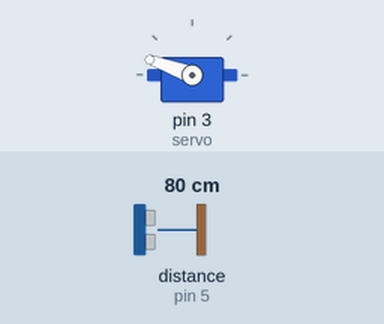
Recording of a sketch running on a simulated Arduino Uno, built with avr-gcc and run on an emulated ATmega328P. Parts: servo. Wiring (inferred from the names in the program): ultrasonic range finder: trigger pin 6; echo pin 5. Inputs (shaded band) come from the test bench; at power-on: distance to the obstacle (sensor on pin 5) 80 cm. The echo pulse lasts 58.3 µs per cm.

Above: at 1.2 s.
1.3 s: distance to the obstacle (sensor on pin 5) set to 13 cm
2.8 s: distance to the obstacle (sensor on pin 5) set to 10 cm
At 3.4 s:
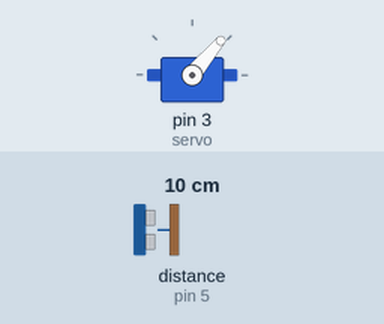
4.3 s: distance to the obstacle (sensor on pin 5) set to 18 cm
At 6.9 s:
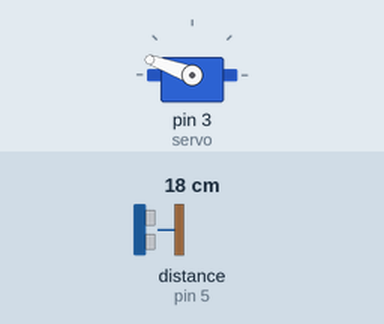
7.3 s: distance to the obstacle (sensor on pin 5) set to 2 cm
At 8.0 s:
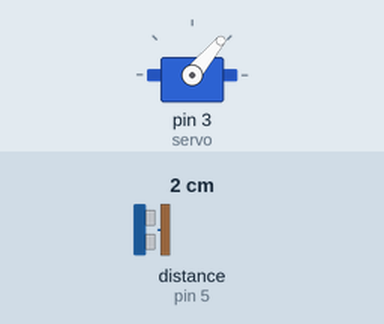
Timing chart, 0 to 9.8 s (numbered marks = the images above; inputs shaded):
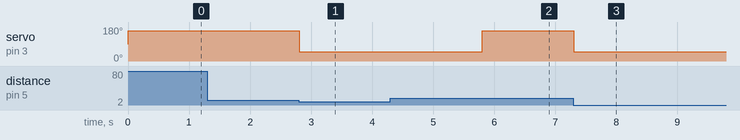

The sketch:

trashbot.ino
```cpp
#include <Servo.h>
Servo servo;
// declare all the pins
int const trigPin = 6;
int const echoPin = 5;

void setup(){
  pinMode(trigPin, OUTPUT); // emits ultrasonic pulse
  pinMode(echoPin, INPUT); // recieves ultrasonic pulse
  servo.attach(3);
}

void loop(){
  int duration, distance;
  digitalWrite(trigPin,HIGH);
  delay(1);

  digitalWrite(trigPin, LOW); // measure the pulse input in echo pin

  duration = pulseIn(echoPin, HIGH); // distance is half the duration divided by 29.1

  distance = (duration/2) / 29.1; // if distance < 0.5m && distance > 0
  if (distance <= 10 && distance >= 0){
    servo.write(50);
    delay(3000);

  }

  servo.write(160);
}
```

Measured:
- the behaviour switches between 12 and 11 cm on distance to the obstacle (sensor on pin 5) (found by bisection; images 0 and 1)
- after the input at 1.3 s, every drawn part: stays the same
- after the input at 2.8 s, servo on pin 3 (servo): 160° → 50° at once
- after the input at 4.3 s, servo on pin 3 (servo): 50° → 160° after 1.5 s
- after the input at 7.3 s, servo on pin 3 (servo): 160° → 50° at once
